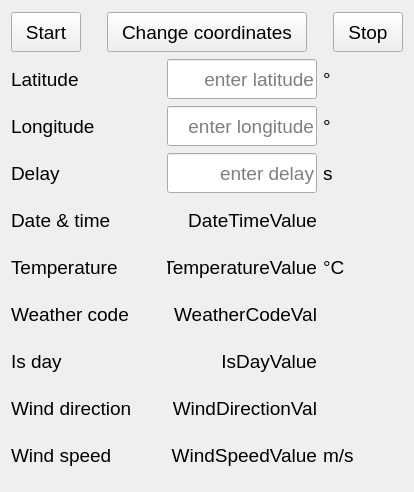
<?xml version="1.0" encoding="UTF-8"?>
<ui version="4.0">
 <class>Form</class>
 <widget class="QWidget" name="Form">
  <property name="geometry">
   <rect>
    <x>0</x>
    <y>0</y>
    <width>412</width>
    <height>492</height>
   </rect>
  </property>
  <property name="windowTitle">
   <string>Form</string>
  </property>
  <layout class="QVBoxLayout" name="verticalLayout">
   <item>
    <layout class="QHBoxLayout" name="horizontalLayout_3">
     <item>
      <widget class="QPushButton" name="pushButtonStart">
       <property name="minimumSize">
        <size>
         <width>70</width>
         <height>40</height>
        </size>
       </property>
       <property name="maximumSize">
        <size>
         <width>70</width>
         <height>40</height>
        </size>
       </property>
       <property name="font">
        <font>
         <pointsize>14</pointsize>
        </font>
       </property>
       <property name="text">
        <string>Start</string>
       </property>
      </widget>
     </item>
     <item>
      <spacer name="horizontalSpacer">
       <property name="orientation">
        <enum>Qt::Horizontal</enum>
       </property>
       <property name="sizeHint" stdset="0">
        <size>
         <width>40</width>
         <height>20</height>
        </size>
       </property>
      </spacer>
     </item>
     <item>
      <widget class="QPushButton" name="pushButtonChangeCoords">
       <property name="minimumSize">
        <size>
         <width>200</width>
         <height>40</height>
        </size>
       </property>
       <property name="maximumSize">
        <size>
         <width>200</width>
         <height>40</height>
        </size>
       </property>
       <property name="font">
        <font>
         <pointsize>14</pointsize>
        </font>
       </property>
       <property name="text">
        <string>Change coordinates</string>
       </property>
      </widget>
     </item>
     <item>
      <spacer name="horizontalSpacer_2">
       <property name="orientation">
        <enum>Qt::Horizontal</enum>
       </property>
       <property name="sizeHint" stdset="0">
        <size>
         <width>40</width>
         <height>20</height>
        </size>
       </property>
      </spacer>
     </item>
     <item>
      <widget class="QPushButton" name="pushButtonStop">
       <property name="minimumSize">
        <size>
         <width>70</width>
         <height>40</height>
        </size>
       </property>
       <property name="maximumSize">
        <size>
         <width>70</width>
         <height>40</height>
        </size>
       </property>
       <property name="font">
        <font>
         <pointsize>14</pointsize>
        </font>
       </property>
       <property name="text">
        <string>Stop</string>
       </property>
      </widget>
     </item>
    </layout>
   </item>
   <item>
    <layout class="QHBoxLayout" name="horizontalLayout">
     <item>
      <widget class="QLabel" name="labelLatitude">
       <property name="minimumSize">
        <size>
         <width>150</width>
         <height>40</height>
        </size>
       </property>
       <property name="maximumSize">
        <size>
         <width>150</width>
         <height>40</height>
        </size>
       </property>
       <property name="font">
        <font>
         <pointsize>14</pointsize>
        </font>
       </property>
       <property name="text">
        <string>Latitude</string>
       </property>
      </widget>
     </item>
     <item>
      <widget class="QLineEdit" name="lineEditLatitude">
       <property name="minimumSize">
        <size>
         <width>150</width>
         <height>40</height>
        </size>
       </property>
       <property name="maximumSize">
        <size>
         <width>150</width>
         <height>40</height>
        </size>
       </property>
       <property name="font">
        <font>
         <pointsize>14</pointsize>
        </font>
       </property>
       <property name="alignment">
        <set>Qt::AlignRight|Qt::AlignTrailing|Qt::AlignVCenter</set>
       </property>
       <property name="placeholderText">
        <string>enter latitude</string>
       </property>
      </widget>
     </item>
     <item>
      <widget class="QLabel" name="labelLatitudeUnits">
       <property name="minimumSize">
        <size>
         <width>80</width>
         <height>40</height>
        </size>
       </property>
       <property name="maximumSize">
        <size>
         <width>80</width>
         <height>40</height>
        </size>
       </property>
       <property name="font">
        <font>
         <pointsize>14</pointsize>
        </font>
       </property>
       <property name="text">
        <string>°</string>
       </property>
      </widget>
     </item>
    </layout>
   </item>
   <item>
    <layout class="QHBoxLayout" name="horizontalLayout_2">
     <item>
      <widget class="QLabel" name="labelLongitude">
       <property name="minimumSize">
        <size>
         <width>150</width>
         <height>40</height>
        </size>
       </property>
       <property name="maximumSize">
        <size>
         <width>150</width>
         <height>40</height>
        </size>
       </property>
       <property name="font">
        <font>
         <pointsize>14</pointsize>
        </font>
       </property>
       <property name="text">
        <string>Longitude</string>
       </property>
      </widget>
     </item>
     <item>
      <widget class="QLineEdit" name="lineEditLongitude">
       <property name="minimumSize">
        <size>
         <width>150</width>
         <height>40</height>
        </size>
       </property>
       <property name="maximumSize">
        <size>
         <width>150</width>
         <height>40</height>
        </size>
       </property>
       <property name="font">
        <font>
         <pointsize>14</pointsize>
        </font>
       </property>
       <property name="alignment">
        <set>Qt::AlignRight|Qt::AlignTrailing|Qt::AlignVCenter</set>
       </property>
       <property name="placeholderText">
        <string>enter longitude</string>
       </property>
      </widget>
     </item>
     <item>
      <widget class="QLabel" name="labelLongitudeUnits">
       <property name="minimumSize">
        <size>
         <width>80</width>
         <height>40</height>
        </size>
       </property>
       <property name="maximumSize">
        <size>
         <width>80</width>
         <height>40</height>
        </size>
       </property>
       <property name="font">
        <font>
         <pointsize>14</pointsize>
        </font>
       </property>
       <property name="text">
        <string>°</string>
       </property>
      </widget>
     </item>
    </layout>
   </item>
   <item>
    <layout class="QHBoxLayout" name="horizontalLayout_4">
     <item>
      <widget class="QLabel" name="labelDelay">
       <property name="minimumSize">
        <size>
         <width>150</width>
         <height>40</height>
        </size>
       </property>
       <property name="maximumSize">
        <size>
         <width>150</width>
         <height>40</height>
        </size>
       </property>
       <property name="font">
        <font>
         <pointsize>14</pointsize>
        </font>
       </property>
       <property name="text">
        <string>Delay</string>
       </property>
      </widget>
     </item>
     <item>
      <widget class="QLineEdit" name="lineEditDelay">
       <property name="minimumSize">
        <size>
         <width>150</width>
         <height>40</height>
        </size>
       </property>
       <property name="maximumSize">
        <size>
         <width>150</width>
         <height>40</height>
        </size>
       </property>
       <property name="font">
        <font>
         <pointsize>14</pointsize>
        </font>
       </property>
       <property name="alignment">
        <set>Qt::AlignRight|Qt::AlignTrailing|Qt::AlignVCenter</set>
       </property>
       <property name="placeholderText">
        <string>enter delay</string>
       </property>
      </widget>
     </item>
     <item>
      <widget class="QLabel" name="labelDelayUnits">
       <property name="minimumSize">
        <size>
         <width>80</width>
         <height>40</height>
        </size>
       </property>
       <property name="maximumSize">
        <size>
         <width>80</width>
         <height>40</height>
        </size>
       </property>
       <property name="font">
        <font>
         <pointsize>14</pointsize>
        </font>
       </property>
       <property name="text">
        <string>s</string>
       </property>
      </widget>
     </item>
    </layout>
   </item>
   <item>
    <layout class="QHBoxLayout" name="horizontalLayout_5">
     <item>
      <widget class="QLabel" name="labelDateTime">
       <property name="minimumSize">
        <size>
         <width>150</width>
         <height>40</height>
        </size>
       </property>
       <property name="maximumSize">
        <size>
         <width>150</width>
         <height>40</height>
        </size>
       </property>
       <property name="font">
        <font>
         <pointsize>14</pointsize>
        </font>
       </property>
       <property name="text">
        <string>Date &amp; time</string>
       </property>
      </widget>
     </item>
     <item>
      <widget class="QLabel" name="labelDateTimeValue">
       <property name="minimumSize">
        <size>
         <width>150</width>
         <height>40</height>
        </size>
       </property>
       <property name="maximumSize">
        <size>
         <width>150</width>
         <height>40</height>
        </size>
       </property>
       <property name="font">
        <font>
         <pointsize>14</pointsize>
        </font>
       </property>
       <property name="text">
        <string>DateTimeValue</string>
       </property>
       <property name="alignment">
        <set>Qt::AlignRight|Qt::AlignTrailing|Qt::AlignVCenter</set>
       </property>
      </widget>
     </item>
     <item>
      <spacer name="horizontalSpacer_5">
       <property name="orientation">
        <enum>Qt::Horizontal</enum>
       </property>
       <property name="sizeHint" stdset="0">
        <size>
         <width>40</width>
         <height>20</height>
        </size>
       </property>
      </spacer>
     </item>
    </layout>
   </item>
   <item>
    <layout class="QHBoxLayout" name="horizontalLayout_6">
     <item>
      <widget class="QLabel" name="labelTemperature">
       <property name="minimumSize">
        <size>
         <width>150</width>
         <height>40</height>
        </size>
       </property>
       <property name="maximumSize">
        <size>
         <width>150</width>
         <height>40</height>
        </size>
       </property>
       <property name="font">
        <font>
         <pointsize>14</pointsize>
        </font>
       </property>
       <property name="text">
        <string>Temperature</string>
       </property>
      </widget>
     </item>
     <item>
      <widget class="QLabel" name="labelTemperatureValue">
       <property name="minimumSize">
        <size>
         <width>150</width>
         <height>40</height>
        </size>
       </property>
       <property name="maximumSize">
        <size>
         <width>150</width>
         <height>40</height>
        </size>
       </property>
       <property name="font">
        <font>
         <pointsize>14</pointsize>
        </font>
       </property>
       <property name="text">
        <string>TemperatureValue</string>
       </property>
       <property name="alignment">
        <set>Qt::AlignRight|Qt::AlignTrailing|Qt::AlignVCenter</set>
       </property>
      </widget>
     </item>
     <item>
      <widget class="QLabel" name="labelTemperatureUnits">
       <property name="minimumSize">
        <size>
         <width>80</width>
         <height>40</height>
        </size>
       </property>
       <property name="maximumSize">
        <size>
         <width>80</width>
         <height>40</height>
        </size>
       </property>
       <property name="font">
        <font>
         <pointsize>14</pointsize>
        </font>
       </property>
       <property name="text">
        <string>°C</string>
       </property>
      </widget>
     </item>
    </layout>
   </item>
   <item>
    <layout class="QHBoxLayout" name="horizontalLayout_7">
     <item>
      <widget class="QLabel" name="labelWeatherCode">
       <property name="minimumSize">
        <size>
         <width>150</width>
         <height>40</height>
        </size>
       </property>
       <property name="maximumSize">
        <size>
         <width>150</width>
         <height>40</height>
        </size>
       </property>
       <property name="font">
        <font>
         <pointsize>14</pointsize>
        </font>
       </property>
       <property name="text">
        <string>Weather code</string>
       </property>
      </widget>
     </item>
     <item>
      <widget class="QLabel" name="labelWeatherCodeValue">
       <property name="minimumSize">
        <size>
         <width>150</width>
         <height>40</height>
        </size>
       </property>
       <property name="maximumSize">
        <size>
         <width>150</width>
         <height>40</height>
        </size>
       </property>
       <property name="font">
        <font>
         <pointsize>14</pointsize>
        </font>
       </property>
       <property name="text">
        <string>WeatherCodeVal</string>
       </property>
       <property name="alignment">
        <set>Qt::AlignRight|Qt::AlignTrailing|Qt::AlignVCenter</set>
       </property>
      </widget>
     </item>
     <item>
      <spacer name="horizontalSpacer_6">
       <property name="orientation">
        <enum>Qt::Horizontal</enum>
       </property>
       <property name="sizeHint" stdset="0">
        <size>
         <width>40</width>
         <height>20</height>
        </size>
       </property>
      </spacer>
     </item>
    </layout>
   </item>
   <item>
    <layout class="QHBoxLayout" name="horizontalLayout_8">
     <item>
      <widget class="QLabel" name="labelIsDay">
       <property name="minimumSize">
        <size>
         <width>150</width>
         <height>40</height>
        </size>
       </property>
       <property name="maximumSize">
        <size>
         <width>150</width>
         <height>40</height>
        </size>
       </property>
       <property name="font">
        <font>
         <pointsize>14</pointsize>
        </font>
       </property>
       <property name="text">
        <string>Is day</string>
       </property>
      </widget>
     </item>
     <item>
      <widget class="QLabel" name="labelIsDayValue">
       <property name="minimumSize">
        <size>
         <width>150</width>
         <height>40</height>
        </size>
       </property>
       <property name="maximumSize">
        <size>
         <width>150</width>
         <height>40</height>
        </size>
       </property>
       <property name="font">
        <font>
         <pointsize>14</pointsize>
        </font>
       </property>
       <property name="text">
        <string>IsDayValue</string>
       </property>
       <property name="alignment">
        <set>Qt::AlignRight|Qt::AlignTrailing|Qt::AlignVCenter</set>
       </property>
      </widget>
     </item>
     <item>
      <spacer name="horizontalSpacer_3">
       <property name="orientation">
        <enum>Qt::Horizontal</enum>
       </property>
       <property name="sizeHint" stdset="0">
        <size>
         <width>40</width>
         <height>20</height>
        </size>
       </property>
      </spacer>
     </item>
    </layout>
   </item>
   <item>
    <layout class="QHBoxLayout" name="horizontalLayout_9">
     <item>
      <widget class="QLabel" name="labelWindDirection">
       <property name="minimumSize">
        <size>
         <width>150</width>
         <height>40</height>
        </size>
       </property>
       <property name="maximumSize">
        <size>
         <width>150</width>
         <height>40</height>
        </size>
       </property>
       <property name="font">
        <font>
         <pointsize>14</pointsize>
        </font>
       </property>
       <property name="text">
        <string>Wind direction</string>
       </property>
      </widget>
     </item>
     <item>
      <widget class="QLabel" name="labelWindDirectionValue">
       <property name="minimumSize">
        <size>
         <width>150</width>
         <height>40</height>
        </size>
       </property>
       <property name="maximumSize">
        <size>
         <width>150</width>
         <height>40</height>
        </size>
       </property>
       <property name="font">
        <font>
         <pointsize>14</pointsize>
        </font>
       </property>
       <property name="text">
        <string>WindDirectionVal</string>
       </property>
       <property name="alignment">
        <set>Qt::AlignRight|Qt::AlignTrailing|Qt::AlignVCenter</set>
       </property>
      </widget>
     </item>
     <item>
      <spacer name="horizontalSpacer_4">
       <property name="orientation">
        <enum>Qt::Horizontal</enum>
       </property>
       <property name="sizeHint" stdset="0">
        <size>
         <width>37</width>
         <height>17</height>
        </size>
       </property>
      </spacer>
     </item>
    </layout>
   </item>
   <item>
    <layout class="QHBoxLayout" name="horizontalLayout_10">
     <item>
      <widget class="QLabel" name="labelWindSpeed">
       <property name="minimumSize">
        <size>
         <width>150</width>
         <height>40</height>
        </size>
       </property>
       <property name="maximumSize">
        <size>
         <width>150</width>
         <height>40</height>
        </size>
       </property>
       <property name="font">
        <font>
         <pointsize>14</pointsize>
        </font>
       </property>
       <property name="text">
        <string>Wind speed</string>
       </property>
      </widget>
     </item>
     <item>
      <widget class="QLabel" name="labelWindSpeedValue">
       <property name="minimumSize">
        <size>
         <width>150</width>
         <height>40</height>
        </size>
       </property>
       <property name="maximumSize">
        <size>
         <width>150</width>
         <height>40</height>
        </size>
       </property>
       <property name="font">
        <font>
         <pointsize>14</pointsize>
        </font>
       </property>
       <property name="text">
        <string>WindSpeedValue</string>
       </property>
       <property name="alignment">
        <set>Qt::AlignRight|Qt::AlignTrailing|Qt::AlignVCenter</set>
       </property>
      </widget>
     </item>
     <item>
      <widget class="QLabel" name="labelWindSpeedUnits">
       <property name="minimumSize">
        <size>
         <width>80</width>
         <height>40</height>
        </size>
       </property>
       <property name="maximumSize">
        <size>
         <width>80</width>
         <height>40</height>
        </size>
       </property>
       <property name="font">
        <font>
         <pointsize>14</pointsize>
        </font>
       </property>
       <property name="text">
        <string>m/s</string>
       </property>
      </widget>
     </item>
    </layout>
   </item>
  </layout>
 </widget>
 <resources/>
 <connections/>
</ui>
